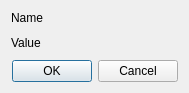
<?xml version="1.0" encoding="UTF-8"?>
<ui version="4.0">
 <class>ValueEditDialog</class>
 <widget class="QDialog" name="ValueEditDialog">
  <property name="geometry">
   <rect>
    <x>0</x>
    <y>0</y>
    <width>189</width>
    <height>88</height>
   </rect>
  </property>
  <property name="windowTitle">
   <string>Dialog</string>
  </property>
  <layout class="QVBoxLayout" name="verticalLayout">
   <item>
    <widget class="QLabel" name="nameLabel">
     <property name="text">
      <string notr="true">Name</string>
     </property>
    </widget>
   </item>
   <item>
    <widget class="QStackedWidget" name="stackedWidget">
     <widget class="QWidget" name="unknownPage">
      <layout class="QHBoxLayout" name="horizontalLayout_2">
       <property name="leftMargin">
        <number>0</number>
       </property>
       <property name="topMargin">
        <number>0</number>
       </property>
       <property name="rightMargin">
        <number>0</number>
       </property>
       <property name="bottomMargin">
        <number>0</number>
       </property>
       <item>
        <widget class="QLabel" name="unknownLabel">
         <property name="text">
          <string notr="true">Value</string>
         </property>
        </widget>
       </item>
      </layout>
     </widget>
     <widget class="QWidget" name="intPage">
      <layout class="QHBoxLayout" name="horizontalLayout">
       <property name="leftMargin">
        <number>0</number>
       </property>
       <property name="topMargin">
        <number>0</number>
       </property>
       <property name="rightMargin">
        <number>0</number>
       </property>
       <property name="bottomMargin">
        <number>0</number>
       </property>
       <item alignment="Qt::AlignHCenter">
        <widget class="QSpinBox" name="spinBox"/>
       </item>
      </layout>
     </widget>
    </widget>
   </item>
   <item>
    <widget class="QDialogButtonBox" name="buttonBox">
     <property name="orientation">
      <enum>Qt::Horizontal</enum>
     </property>
     <property name="standardButtons">
      <set>QDialogButtonBox::Cancel|QDialogButtonBox::Ok</set>
     </property>
    </widget>
   </item>
  </layout>
 </widget>
 <resources/>
 <connections>
  <connection>
   <sender>buttonBox</sender>
   <signal>accepted()</signal>
   <receiver>ValueEditDialog</receiver>
   <slot>accept()</slot>
   <hints>
    <hint type="sourcelabel">
     <x>248</x>
     <y>254</y>
    </hint>
    <hint type="destinationlabel">
     <x>157</x>
     <y>274</y>
    </hint>
   </hints>
  </connection>
  <connection>
   <sender>buttonBox</sender>
   <signal>rejected()</signal>
   <receiver>ValueEditDialog</receiver>
   <slot>reject()</slot>
   <hints>
    <hint type="sourcelabel">
     <x>316</x>
     <y>260</y>
    </hint>
    <hint type="destinationlabel">
     <x>286</x>
     <y>274</y>
    </hint>
   </hints>
  </connection>
 </connections>
</ui>
